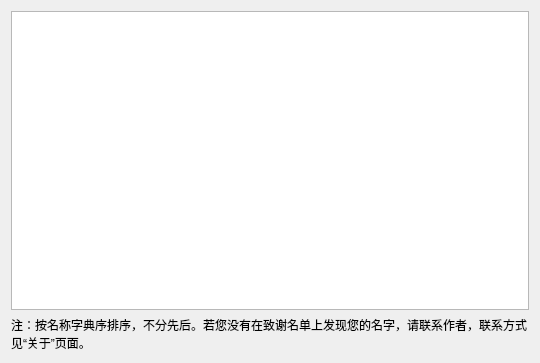
<?xml version="1.0" encoding="UTF-8"?>
<ui version="4.0">
 <class>AcknowledgementDialog</class>
 <widget class="QDialog" name="AcknowledgementDialog">
  <property name="geometry">
   <rect>
    <x>0</x>
    <y>0</y>
    <width>540</width>
    <height>363</height>
   </rect>
  </property>
  <property name="windowTitle">
   <string>致谢</string>
  </property>
  <property name="modal">
   <bool>true</bool>
  </property>
  <layout class="QVBoxLayout" name="verticalLayout">
   <item>
    <widget class="QTextEdit" name="textEdit">
     <property name="font">
      <font>
       <pointsize>10</pointsize>
      </font>
     </property>
     <property name="readOnly">
      <bool>true</bool>
     </property>
    </widget>
   </item>
   <item>
    <widget class="QLabel" name="label">
     <property name="text">
      <string>注：按名称字典序排序，不分先后。若您没有在致谢名单上发现您的名字，请联系作者，联系方式见“关于”页面。</string>
     </property>
     <property name="wordWrap">
      <bool>true</bool>
     </property>
    </widget>
   </item>
  </layout>
 </widget>
 <resources/>
 <connections/>
</ui>
